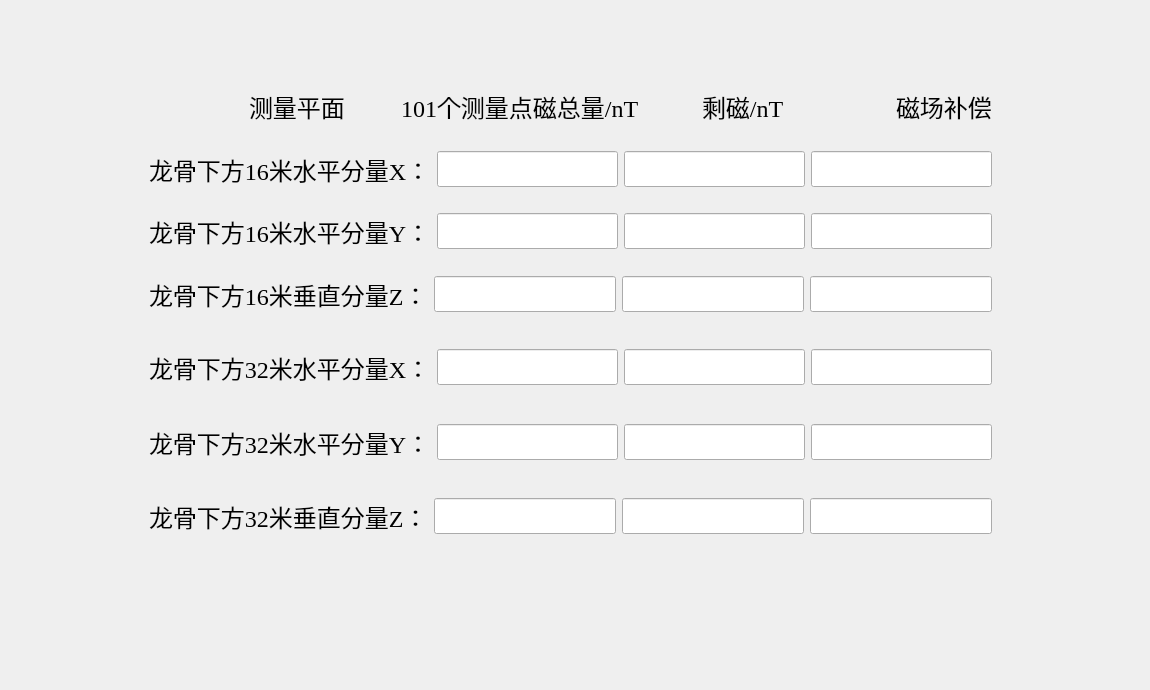
    <widget class="QWidget" name="tab_3">
     <attribute name="title">
      <string>多分量磁场补偿</string>
     </attribute>
     <widget class="QWidget" name="X_Y_Z_3" native="true">
      <property name="geometry">
       <rect>
        <x>40</x>
        <y>60</y>
        <width>1101</width>
        <height>621</height>
       </rect>
      </property>
      <property name="font">
       <font>
        <family>Times New Roman</family>
        <pointsize>18</pointsize>
       </font>
      </property>
      <property name="mouseTracking">
       <bool>false</bool>
      </property>
      <widget class="QWidget" name="widget" native="true">
       <property name="geometry">
        <rect>
         <x>100</x>
         <y>20</y>
         <width>861</width>
         <height>241</height>
        </rect>
       </property>
       <property name="font">
        <font>
         <family>Times New Roman</family>
        </font>
       </property>
       <layout class="QVBoxLayout" name="verticalLayout_4">
        <item>
         <widget class="QWidget" name="widget_2" native="true">
          <property name="font">
           <font>
            <family>Times New Roman</family>
           </font>
          </property>
          <layout class="QGridLayout" name="gridLayout_2">
           <item row="0" column="7">
            <spacer name="horizontalSpacer_56">
             <property name="font">
              <font>
               <family>Times New Roman</family>
              </font>
             </property>
             <property name="orientation">
              <enum>Qt::Horizontal</enum>
             </property>
             <property name="sizeHint" stdset="0">
              <size>
               <width>0</width>
               <height>20</height>
              </size>
             </property>
            </spacer>
           </item>
           <item row="0" column="1">
            <widget class="QLabel" name="label_5">
             <property name="font">
              <font>
               <family>Times New Roman</family>
               <pointsize>18</pointsize>
              </font>
             </property>
             <property name="text">
              <string>测量平面</string>
             </property>
            </widget>
           </item>
           <item row="0" column="3">
            <widget class="QLabel" name="label_2">
             <property name="font">
              <font>
               <family>Times New Roman</family>
               <pointsize>18</pointsize>
              </font>
             </property>
             <property name="text">
              <string>101个测量点磁总量/nT</string>
             </property>
            </widget>
           </item>
           <item row="0" column="8">
            <widget class="QLabel" name="label_7">
             <property name="font">
              <font>
               <family>Times New Roman</family>
               <pointsize>18</pointsize>
              </font>
             </property>
             <property name="text">
              <string> 磁场补偿</string>
             </property>
            </widget>
           </item>
           <item row="0" column="5">
            <widget class="QLabel" name="label_6">
             <property name="font">
              <font>
               <family>Times New Roman</family>
               <pointsize>18</pointsize>
              </font>
             </property>
             <property name="text">
              <string> 剩磁/nT</string>
             </property>
            </widget>
           </item>
           <item row="0" column="6">
            <spacer name="horizontalSpacer_17">
             <property name="orientation">
              <enum>Qt::Horizontal</enum>
             </property>
             <property name="sizeHint" stdset="0">
              <size>
               <width>20</width>
               <height>20</height>
              </size>
             </property>
            </spacer>
           </item>
           <item row="0" column="4">
            <spacer name="horizontalSpacer_8">
             <property name="font">
              <font>
               <family>Times New Roman</family>
              </font>
             </property>
             <property name="orientation">
              <enum>Qt::Horizontal</enum>
             </property>
             <property name="sizeHint" stdset="0">
              <size>
               <width>20</width>
               <height>20</height>
              </size>
             </property>
            </spacer>
           </item>
           <item row="0" column="2">
            <spacer name="horizontalSpacer_55">
             <property name="font">
              <font>
               <family>Times New Roman</family>
              </font>
             </property>
             <property name="orientation">
              <enum>Qt::Horizontal</enum>
             </property>
             <property name="sizeHint" stdset="0">
              <size>
               <width>50</width>
               <height>20</height>
              </size>
             </property>
            </spacer>
           </item>
           <item row="0" column="0">
            <spacer name="horizontalSpacer_18">
             <property name="orientation">
              <enum>Qt::Horizontal</enum>
             </property>
             <property name="sizeHint" stdset="0">
              <size>
               <width>100</width>
               <height>20</height>
              </size>
             </property>
            </spacer>
           </item>
          </layout>
         </widget>
        </item>
        <item>
         <spacer name="verticalSpacer_18">
          <property name="font">
           <font>
            <family>Times New Roman</family>
           </font>
          </property>
          <property name="orientation">
           <enum>Qt::Vertical</enum>
          </property>
          <property name="sizeHint" stdset="0">
           <size>
            <width>20</width>
            <height>0</height>
           </size>
          </property>
         </spacer>
        </item>
        <item>
         <widget class="QWidget" name="X1_5" native="true">
          <property name="font">
           <font>
            <family>Times New Roman</family>
           </font>
          </property>
          <layout class="QHBoxLayout" name="horizontalLayout_14">
           <item>
            <widget class="QLabel" name="X1_N_5">
             <property name="font">
              <font>
               <family>Times New Roman</family>
               <pointsize>18</pointsize>
              </font>
             </property>
             <property name="text">
              <string>龙骨下方16米水平分量X：</string>
             </property>
            </widget>
           </item>
           <item>
            <widget class="QLineEdit" name="Mag_16_X">
             <property name="font">
              <font>
               <family>Times New Roman</family>
              </font>
             </property>
            </widget>
           </item>
           <item>
            <widget class="QLineEdit" name="Remain_16_X">
             <property name="font">
              <font>
               <family>Times New Roman</family>
              </font>
             </property>
            </widget>
           </item>
           <item>
            <spacer name="horizontalSpacer_24">
             <property name="font">
              <font>
               <family>Times New Roman</family>
              </font>
             </property>
             <property name="orientation">
              <enum>Qt::Horizontal</enum>
             </property>
             <property name="sizeHint" stdset="0">
              <size>
               <width>1</width>
               <height>20</height>
              </size>
             </property>
            </spacer>
           </item>
           <item>
            <widget class="QLineEdit" name="Bu_16_X">
             <property name="font">
              <font>
               <family>Times New Roman</family>
              </font>
             </property>
            </widget>
           </item>
          </layout>
         </widget>
        </item>
        <item>
         <spacer name="verticalSpacer_19">
          <property name="font">
           <font>
            <family>Times New Roman</family>
           </font>
          </property>
          <property name="orientation">
           <enum>Qt::Vertical</enum>
          </property>
          <property name="sizeHint" stdset="0">
           <size>
            <width>20</width>
            <height>1</height>
           </size>
          </property>
         </spacer>
        </item>
        <item>
         <widget class="QWidget" name="X1_6" native="true">
          <property name="font">
           <font>
            <family>Times New Roman</family>
           </font>
          </property>
          <layout class="QHBoxLayout" name="horizontalLayout_16">
           <item>
            <widget class="QLabel" name="X1_N_6">
             <property name="font">
              <font>
               <family>Times New Roman</family>
               <pointsize>18</pointsize>
              </font>
             </property>
             <property name="text">
              <string>龙骨下方16米水平分量Y：</string>
             </property>
            </widget>
           </item>
           <item>
            <widget class="QLineEdit" name="Mag_16_Y">
             <property name="font">
              <font>
               <family>Times New Roman</family>
              </font>
             </property>
            </widget>
           </item>
           <item>
            <spacer name="horizontalSpacer_31">
             <property name="font">
              <font>
               <family>Times New Roman</family>
              </font>
             </property>
             <property name="orientation">
              <enum>Qt::Horizontal</enum>
             </property>
             <property name="sizeHint" stdset="0">
              <size>
               <width>0</width>
               <height>20</height>
              </size>
             </property>
            </spacer>
           </item>
           <item>
            <widget class="QLineEdit" name="Remain_16_Y">
             <property name="font">
              <font>
               <family>Times New Roman</family>
              </font>
             </property>
            </widget>
           </item>
           <item>
            <spacer name="horizontalSpacer_32">
             <property name="font">
              <font>
               <family>Times New Roman</family>
              </font>
             </property>
             <property name="orientation">
              <enum>Qt::Horizontal</enum>
             </property>
             <property name="sizeHint" stdset="0">
              <size>
               <width>1</width>
               <height>20</height>
              </size>
             </property>
            </spacer>
           </item>
           <item>
            <widget class="QLineEdit" name="Bu_16_Y">
             <property name="font">
              <font>
               <family>Times New Roman</family>
              </font>
             </property>
            </widget>
           </item>
          </layout>
         </widget>
        </item>
        <item>
         <spacer name="verticalSpacer_20">
          <property name="font">
           <font>
            <family>Times New Roman</family>
           </font>
          </property>
          <property name="orientation">
           <enum>Qt::Vertical</enum>
          </property>
          <property name="sizeHint" stdset="0">
           <size>
            <width>20</width>
            <height>1</height>
           </size>
          </property>
         </spacer>
        </item>
        <item>
         <widget class="QWidget" name="X1_7" native="true">
          <property name="font">
           <font>
            <family>Times New Roman</family>
            <pointsize>18</pointsize>
           </font>
          </property>
          <layout class="QHBoxLayout" name="horizontalLayout_26">
           <item>
            <widget class="QLabel" name="X1_N_7">
             <property name="font">
              <font>
               <family>Times New Roman</family>
               <pointsize>18</pointsize>
              </font>
             </property>
             <property name="text">
              <string>龙骨下方16米垂直分量Z：</string>
             </property>
            </widget>
           </item>
           <item>
            <widget class="QLineEdit" name="Mag_16_Z">
             <property name="font">
              <font>
               <family>Times New Roman</family>
              </font>
             </property>
            </widget>
           </item>
           <item>
            <spacer name="horizontalSpacer_53">
             <property name="font">
              <font>
               <family>Times New Roman</family>
              </font>
             </property>
             <property name="orientation">
              <enum>Qt::Horizontal</enum>
             </property>
             <property name="sizeHint" stdset="0">
              <size>
               <width>0</width>
               <height>20</height>
              </size>
             </property>
            </spacer>
           </item>
           <item>
            <widget class="QLineEdit" name="Remain_16_Z">
             <property name="font">
              <font>
               <family>Times New Roman</family>
              </font>
             </property>
            </widget>
           </item>
           <item>
            <spacer name="horizontalSpacer_54">
             <property name="font">
              <font>
               <family>Times New Roman</family>
              </font>
             </property>
             <property name="orientation">
              <enum>Qt::Horizontal</enum>
             </property>
             <property name="sizeHint" stdset="0">
              <size>
               <width>1</width>
               <height>20</height>
              </size>
             </property>
            </spacer>
           </item>
           <item>
            <widget class="QLineEdit" name="Bu_16_Z">
             <property name="font">
              <font>
               <family>Times New Roman</family>
              </font>
             </property>
            </widget>
           </item>
          </layout>
         </widget>
        </item>
       </layout>
      </widget>
      <widget class="QWidget" name="widget_5" native="true">
       <property name="geometry">
        <rect>
         <x>100</x>
         <y>280</y>
         <width>861</width>
         <height>203</height>
        </rect>
       </property>
       <property name="font">
        <font>
         <family>Times New Roman</family>
        </font>
       </property>
       <layout class="QVBoxLayout" name="verticalLayout_6">
        <item>
         <widget class="QWidget" name="X1_12" native="true">
          <property name="font">
           <font>
            <family>Times New Roman</family>
           </font>
          </property>
          <layout class="QHBoxLayout" name="horizontalLayout_38">
           <item>
            <widget class="QLabel" name="X1_N_18">
             <property name="font">
              <font>
               <family>Times New Roman</family>
               <pointsize>18</pointsize>
              </font>
             </property>
             <property name="text">
              <string>龙骨下方32米水平分量X：</string>
             </property>
            </widget>
           </item>
           <item>
            <widget class="QLineEdit" name="Mag_32_X">
             <property name="font">
              <font>
               <family>Times New Roman</family>
              </font>
             </property>
            </widget>
           </item>
           <item>
            <spacer name="horizontalSpacer_81">
             <property name="font">
              <font>
               <family>Times New Roman</family>
              </font>
             </property>
             <property name="orientation">
              <enum>Qt::Horizontal</enum>
             </property>
             <property name="sizeHint" stdset="0">
              <size>
               <width>0</width>
               <height>20</height>
              </size>
             </property>
            </spacer>
           </item>
           <item>
            <widget class="QLineEdit" name="Remain_32_X">
             <property name="font">
              <font>
               <family>Times New Roman</family>
              </font>
             </property>
            </widget>
           </item>
           <item>
            <spacer name="horizontalSpacer_82">
             <property name="font">
              <font>
               <family>Times New Roman</family>
              </font>
             </property>
             <property name="orientation">
              <enum>Qt::Horizontal</enum>
             </property>
             <property name="sizeHint" stdset="0">
              <size>
               <width>1</width>
               <height>20</height>
              </size>
             </property>
            </spacer>
           </item>
           <item>
            <widget class="QLineEdit" name="Bu_32_X">
             <property name="font">
              <font>
               <family>Times New Roman</family>
              </font>
             </property>
            </widget>
           </item>
          </layout>
         </widget>
        </item>
        <item>
         <spacer name="verticalSpacer_27">
          <property name="font">
           <font>
            <family>Times New Roman</family>
           </font>
          </property>
          <property name="orientation">
           <enum>Qt::Vertical</enum>
          </property>
          <property name="sizeHint" stdset="0">
           <size>
            <width>20</width>
            <height>1</height>
           </size>
          </property>
         </spacer>
        </item>
        <item>
         <widget class="QWidget" name="X1_13" native="true">
          <property name="font">
           <font>
            <family>Times New Roman</family>
           </font>
          </property>
          <layout class="QHBoxLayout" name="horizontalLayout_39">
           <item>
            <widget class="QLabel" name="X1_N_19">
             <property name="font">
              <font>
               <family>Times New Roman</family>
               <pointsize>18</pointsize>
              </font>
             </property>
             <property name="text">
              <string>龙骨下方32米水平分量Y：</string>
             </property>
            </widget>
           </item>
           <item>
            <widget class="QLineEdit" name="Mag_32_Y">
             <property name="font">
              <font>
               <family>Times New Roman</family>
              </font>
             </property>
            </widget>
           </item>
           <item>
            <spacer name="horizontalSpacer_83">
             <property name="font">
              <font>
               <family>Times New Roman</family>
              </font>
             </property>
             <property name="orientation">
              <enum>Qt::Horizontal</enum>
             </property>
             <property name="sizeHint" stdset="0">
              <size>
               <width>0</width>
               <height>20</height>
              </size>
             </property>
            </spacer>
           </item>
           <item>
            <widget class="QLineEdit" name="Remain_32_Y">
             <property name="font">
              <font>
               <family>Times New Roman</family>
              </font>
             </property>
            </widget>
           </item>
           <item>
            <spacer name="horizontalSpacer_84">
             <property name="font">
              <font>
               <family>Times New Roman</family>
              </font>
             </property>
             <property name="orientation">
              <enum>Qt::Horizontal</enum>
             </property>
             <property name="sizeHint" stdset="0">
              <size>
               <width>1</width>
               <height>20</height>
              </size>
             </property>
            </spacer>
           </item>
           <item>
            <widget class="QLineEdit" name="Bu_32_Y">
             <property name="font">
              <font>
               <family>Times New Roman</family>
              </font>
             </property>
            </widget>
           </item>
          </layout>
         </widget>
        </item>
        <item>
         <spacer name="verticalSpacer_28">
          <property name="font">
           <font>
            <family>Times New Roman</family>
           </font>
          </property>
          <property name="orientation">
           <enum>Qt::Vertical</enum>
          </property>
          <property name="sizeHint" stdset="0">
           <size>
            <width>20</width>
            <height>1</height>
           </size>
          </property>
         </spacer>
        </item>
        <item>
         <widget class="QWidget" name="X1_14" native="true">
          <property name="font">
           <font>
            <family>Times New Roman</family>
            <pointsize>18</pointsize>
           </font>
          </property>
          <layout class="QHBoxLayout" name="horizontalLayout_40">
           <item>
            <widget class="QLabel" name="X1_N_20">
             <property name="font">
              <font>
               <family>Times New Roman</family>
               <pointsize>18</pointsize>
              </font>
             </property>
             <property name="text">
              <string>龙骨下方32米垂直分量Z：</string>
             </property>
            </widget>
           </item>
           <item>
            <widget class="QLineEdit" name="Mag_32_Z">
             <property name="font">
              <font>
               <family>Times New Roman</family>
              </font>
             </property>
            </widget>
           </item>
           <item>
            <spacer name="horizontalSpacer_85">
             <property name="font">
              <font>
               <family>Times New Roman</family>
              </font>
             </property>
             <property name="orientation">
              <enum>Qt::Horizontal</enum>
             </property>
             <property name="sizeHint" stdset="0">
              <size>
               <width>0</width>
               <height>20</height>
              </size>
             </property>
            </spacer>
           </item>
           <item>
            <widget class="QLineEdit" name="Remain_32_Z">
             <property name="font">
              <font>
               <family>Times New Roman</family>
              </font>
             </property>
            </widget>
           </item>
           <item>
            <spacer name="horizontalSpacer_86">
             <property name="font">
              <font>
               <family>Times New Roman</family>
              </font>
             </property>
             <property name="orientation">
              <enum>Qt::Horizontal</enum>
             </property>
             <property name="sizeHint" stdset="0">
              <size>
               <width>1</width>
               <height>20</height>
              </size>
             </property>
            </spacer>
           </item>
           <item>
            <widget class="QLineEdit" name="Bu_32_Z">
             <property name="font">
              <font>
               <family>Times New Roman</family>
              </font>
             </property>
            </widget>
           </item>
          </layout>
         </widget>
        </item>
       </layout>
      </widget>
     </widget>
    </widget>
